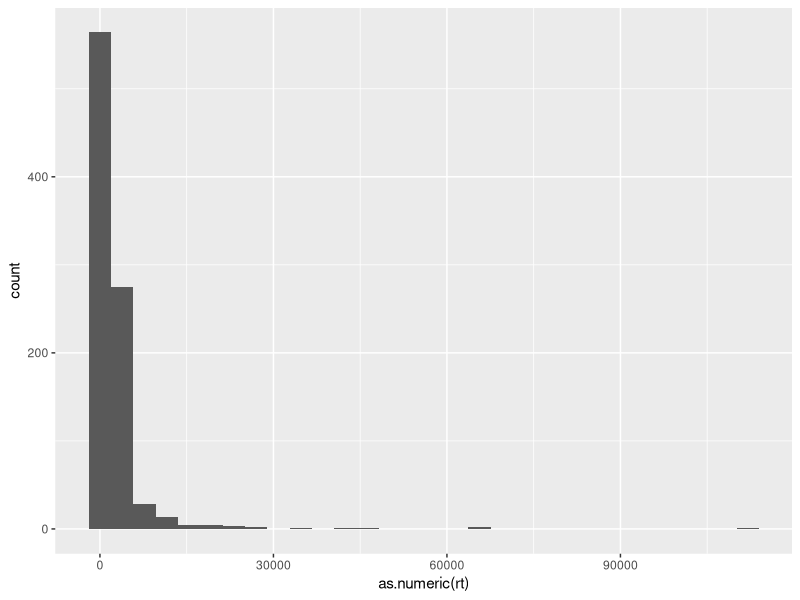
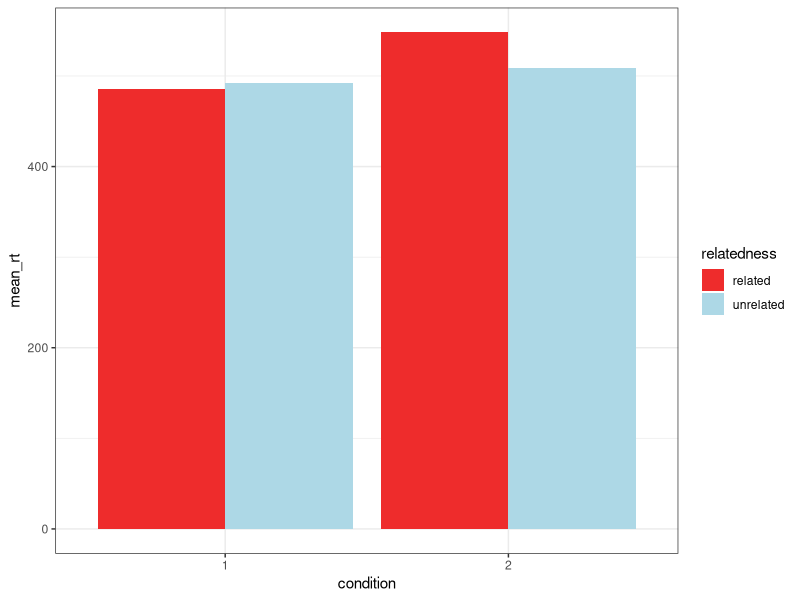

Source code (R) for these figures, in order:
## ---- chunk 1
library(tidyverse)
## ---- chunk 2
prereg = read.csv("../data/fooblymippprereg.csv") %>%
 mutate(rt = as.numeric(rt),
        relatedness = as.factor(relatedness),
        condition = as.factor(condition))
## ---- chunk 3
ggplot(data = prereg) +
  geom_histogram(mapping = aes (x = as.numeric(rt)))

range(as.numeric(prereg$rt))

## ---- chunk 4
prereg %>%
  pull(ID) %>% unique () %>% length
## ---- chunk 5
attention_trials= prereg%>% 
  filter(typeoftrial == "attention") %>% 
  ##filter(condition == "1") %>%
  select(ID, response, novel1, novel2, correct) %>% 
    rowwise() %>%
  mutate(response = ifelse(is.na(response), "blank", response)) %>%
  mutate(across(c(novel1, novel2), ~ replace_na(., "NOT_FOUND"))) %>% 
  mutate(edit_novel1 = adist(novel1, response),
         edit_novel2 = adist(novel2, response)) %>% 
  mutate(revised_correct = ifelse(edit_novel1 <= 2 |
                                    edit_novel2 <= 2,
                                    1, 0),
          mismatch = ifelse(correct == revised_correct, 0, 1)) %>%
  ungroup()
## ---- chunk 6
attention_trials  %>% 
  summarize(mean_accuracy = mean(revised_correct), 
            sd_accuracy = sd(revised_correct))

## summarize participant accuracy 
subject_attention_accuracy = attention_trials  %>% 
  group_by(ID)  %>% 
  summarize(mean_accuracy = mean(revised_correct))

# find IDs with less than 75% accuracy
low_acc_IDs = subject_attention_accuracy  %>% 
  filter(mean_accuracy < 0.75)  %>% 
  pull(ID)
## ---- chunk 7
priming_data = prereg %>% filter(typeoftrial == "target") %>%
  select (ID, rt, condition, relatedness, prime, response, type, correct, block_number, target, correct_key) %>%
  filter(!is.na(rt), rt> 200, rt< 1500, correct == "TRUE", block_number == 1) %>%
  filter(relatedness %in% c("related", "unrelated")) %>%
  filter(!ID %in% low_acc_IDs) %>%
  filter(condition%in% c("1", "2"))
## ---- chunk 8
priming_data %>%
  group_by(condition, relatedness) %>%
  summarise(mean_rt = mean(rt)) %>%
  ggplot() +
  geom_col(mapping= aes(x= condition, y= mean_rt, 
                        group= relatedness, fill= relatedness),
           position = "dodge") +
  theme_bw() +
  scale_fill_manual(values = c("firebrick2", "lightblue"))
## ---- chunk 9
library(lmerTest)

rt_model = lmer(data = priming_data, rt~ relatedness*condition + (1|ID))
## ---- chunk 10
car::Anova(rt_model)
nobs(rt_model)
check_model = rt_model
